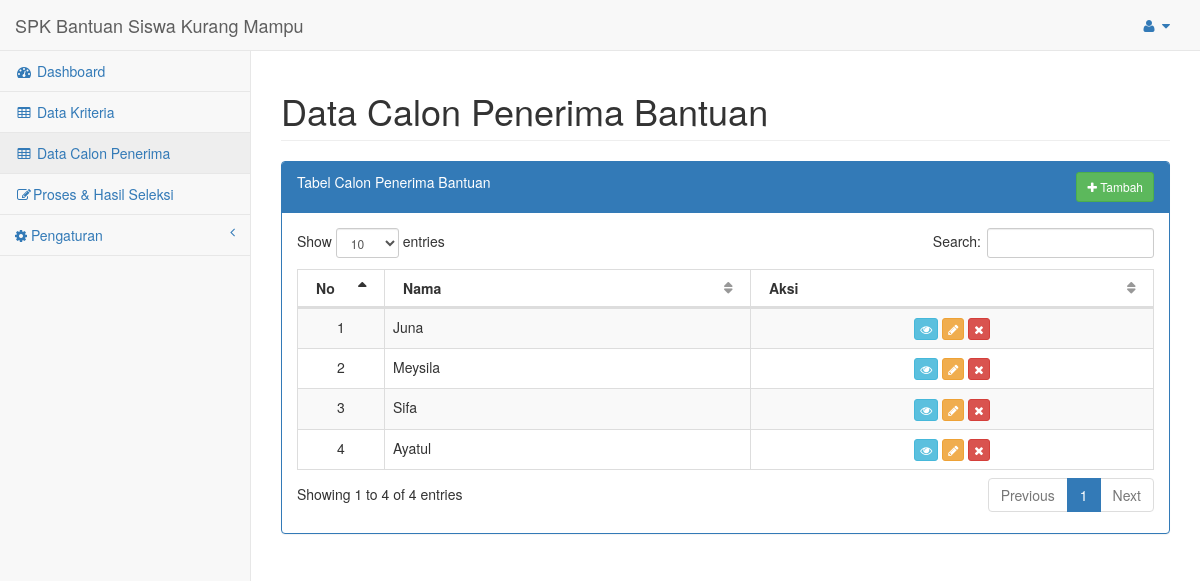
/index.php?url=data_calon (signed in), run on the app's committed database.
### tables this page shows
CREATE TABLE `calon` (
  `id` int(11) NOT NULL,
  `nama` varchar(255) NOT NULL,
  `submit_by` int(11) DEFAULT 1
);

### config/routes.php (called while the page is built, shortened)
<?php
$include = [];
if(isset($_GET['url'])){
	switch ($_GET['url']) {
		case 'data_calon':
			$include[] = 'halaman/calon/index.php';
			break;
	}
}else{
	$include[] = 'halaman/dashboard.php';
}
?>

### config/calon/load_data.php (called while the page is built)
<?php
include 'config/koneksi.php';
$hasil = mysqli_query($koneksi, "SELECT * FROM CALON");
while ($data = mysqli_fetch_assoc($hasil)) {
	$datas[] = $data;
}
 ?>

### halaman/calon/index.php (the view)
<div id="page-wrapper">
    <div class="row">
        <div class="col-lg-12">
            <h1 class="page-header">Data Calon Penerima Bantuan</h1>
        </div>
    </div>
    <div class="row">
        <div class="col-lg-12">
            <div class="panel panel-primary">
                <div class="panel-heading" style="padding-bottom: 20px">
                    <div>
                        Tabel Calon Penerima Bantuan
                    <a href="index.php?url=data_calon_tambah" class="btn btn-sm btn-success" style="float: right;"><i class="fa fa-plus"></i> Tambah</a>
                    </div>
                </div>
                <div class="panel-body">
                    <div class="dataTable_wrapper">
                        <table width="100%" class="table table-striped table-bordered table-hover" id="dataTables-example">
                            <thead>
                                <tr>
                                    <th width="50">No</th>
                                    <th>Nama</th>
                                    <th>Aksi</th>
                                </tr>
                            </thead>
                            <tbody>
                            <?php $x=1; ?>
                            <?php if(isset($datas)): ?>
                                <?php foreach($datas as $data): ?>
                                <tr>
                                    <td align="center"><?php echo $x++; ?></td>
                                    <td><?php echo $data['nama']; ?></td>
                                    <td align="center">
                                        <a href="index.php?url=data_calon_lihat&id=<?php echo $data['id'] ?>" class="btn btn-xs btn-info" title="Lihat">
                                            <i class="fa fa-eye"></i>
                                        </a>
                                        <a href="index.php?url=data_calon_ubah&id=<?php echo $data['id'] ?>" class="btn btn-xs btn-warning" title="Ubah">
                                            <i class="fa fa-pencil"></i>
                                        </a>
                                        <a href="config/calon/proses_hapus.php?&id=<?php echo $data['id'] ?>" class="btn btn-xs btn-danger" title="Hapus" onclick="return confirm('Apakah anda yakin ingin menghapus?')" >
                                            <i class="fa fa-remove"></i>
                                        </a>
                                    </td>
                                </tr>
                            <?php endforeach; ?>
                            <?php endif; ?>
                            </tbody>
                        </table>
                    </div>
                </div>
            </div>
        </div>
    </div>
</div>

### index.php (shortened to what this page needs)
<?php
include 'config/routes.php';
 include 'halaman/header.php';
foreach ($req as $key => $value) {
	require_once $value;
}
foreach ($include as $key => $value) {
	require_once $value;
}
include 'halaman/footer.php';
?>

### data on the page
calon: nama "Juna"
calon: nama "Meysila"
calon: nama "Sifa"
calon: nama "Ayatul"
